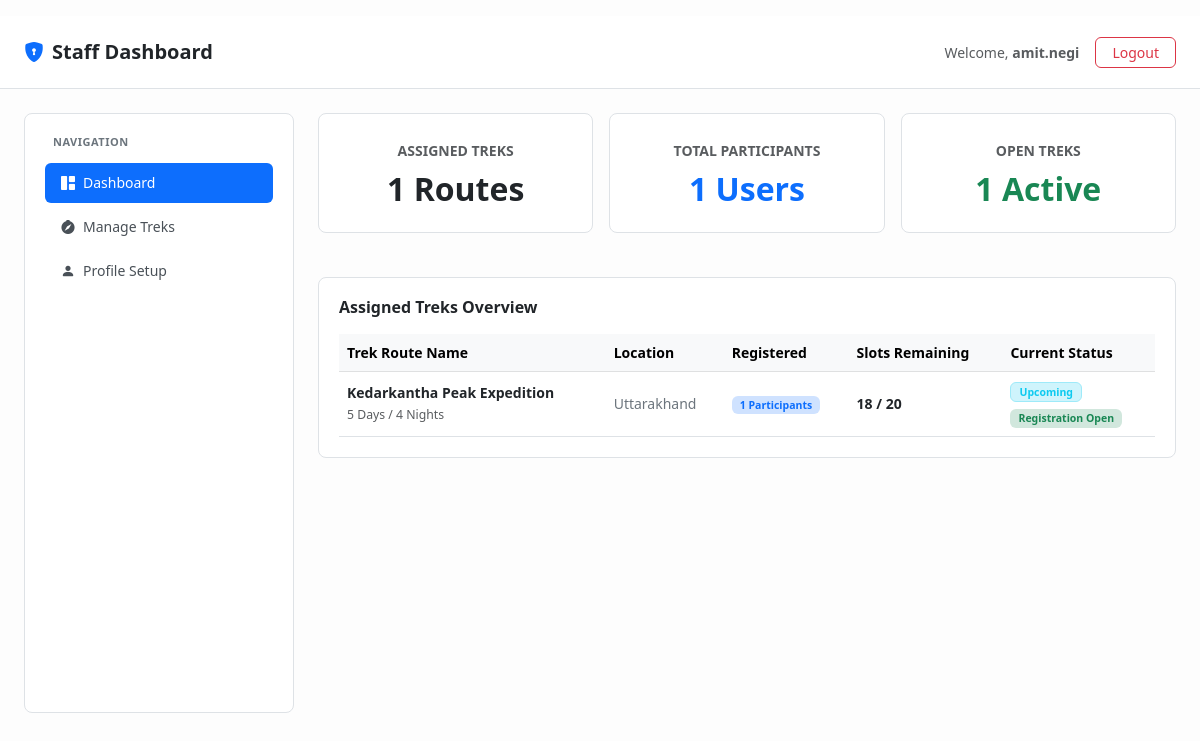
Page /staff/dashboard (signed in) on the earlier database version.
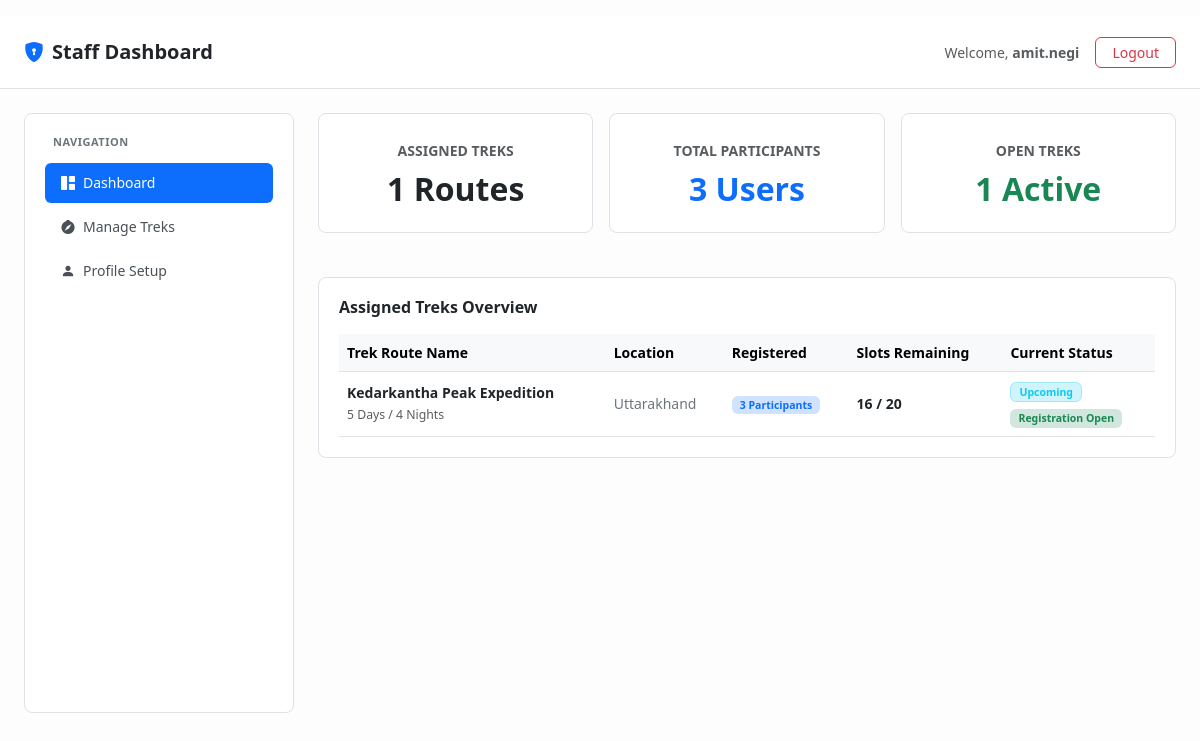
Same page on the later database version.
### models.py (models this page shows)
class Trek(db.Model):
    __tablename__ = 'treks'
    id = db.Column(db.Integer, primary_key=True)
    name = db.Column(db.String(50), nullable=False)
    location = db.Column(db.String(150), nullable=False)
    difficulty = db.Column(db.String(20), nullable=False)
    duration = db.Column(db.String(50), nullable=False)
    total_slots = db.Column(db.Integer, nullable=False)
    available_slots = db.Column(db.Integer, nullable=False)
    assigned_staff_id = db.Column(db.Integer, db.ForeignKey('users.id'), nullable=True)
    start_date = db.Column(db.Date, nullable=False)
    end_date = db.Column(db.Date, nullable=False)
    description = db.Column(db.Text, nullable=False)
    price = db.Column(db.Float, nullable=False)
    status = db.Column(db.String(20), nullable=False, default='Upcoming')
    bookings = db.relationship('Booking', backref='trek', lazy=True)

### app.py (the view)
@app.route('/staff/dashboard',methods = ['GET'])
@login_required
def staff_dashboard():
    return staff_dashboard_logic()

### app.py (called while the page is built)
@login_manager.user_loader
def load_user(user_id):
    return User.query.get(int(user_id))

### routes/staff.py (called while the page is built)
def staff_dashboard_logic():
    if current_user.role != 'staff':
        flash("Access denied. Staff credential required.", "danger")
        return redirect(url_for('login'))
    if not current_user.is_approved:
        from flask_login import logout_user
        logout_user()
        flash("Your account has been terminated by admin.", "danger")
        return redirect(url_for('login'))
    assigned_treks = Trek.query.filter_by(assigned_staff_id=current_user.id).all()
    open_treks_count = sum(1 for t in assigned_treks if t.available_slots > 0)
    total_participants_counts = sum(len(trek.bookings) for trek in assigned_treks)
    return render_template(
        'staff_dashboard.html',
        assigned_treks=assigned_treks,
        open_treks_count=open_treks_count,
        total_participants_counts=total_participants_counts
    )

### templates/staff_dashboard.html (shortened to what the changed rows need)
<!DOCTYPE html>
<html lang="en">
<head>
    <link href="https://cdn.jsdelivr.net/npm/bootstrap@5.3.0/dist/css/bootstrap.min.css" rel="stylesheet">
    <link href="https://cdn.jsdelivr.net/npm/bootstrap-icons@1.10.5/font/bootstrap-icons.css" rel="stylesheet">
</head>
<body>
    <div class="container-fluid px-4">
        <div class="row g-4">
            <div class="col-md-9">
                <div class="tab-content" id="staffTabContent">
                    <div class="tab-pane fade show active" id="dashboard-pane" role="tabpanel">
                        <div class="row g-3 mb-4">
                            <div class="col-md-4">
                                <div class="bento-card text-center py-4">
                                    <h2 class="fw-bold mt-2 mb-0 text-dark">{{ assigned_treks|length }} Routes</h2>
                                </div>
                            </div>
                            <div class="col-md-4">
                                <div class="bento-card text-center py-4">
                                    <span class="text-uppercase text-muted small fw-bold tracking-wide">Total Participants</span>
                                    <h2 class="fw-bold mt-2 mb-0 text-primary">{{ total_participants_counts }} Users</h2>
                                </div>
                            </div>
                            <div class="col-md-4">
                                <div class="bento-card text-center py-4">
                                    <h2 class="fw-bold mt-2 mb-0 text-success">{{ open_treks_count }} Active</h2>
                                </div>
                            </div>
                        </div>
                        <div class="bento-card">
                            <div class="table-responsive">
                                <table class="table table-hover align-middle mb-0" style="font-size: 14px;">
                                    <thead class="table-light text-muted">
                                        <tr>
                                            <th>Trek Route Name</th>
                                            <th>Location</th>
                                            <th>Registered</th>
                                            <th>Slots Remaining</th>
                                            <th>Current Status</th>
                                        </tr>
                                    </thead>
                                    <tbody>
                                        {% for trek in assigned_treks %}
                                        <tr>
                                            <td>
                                                <span class="fw-bold text-dark">{{ trek.name }}</span><br>
                                                <small class="text-muted">{{ trek.duration if trek.duration else 'N/A' }}</small>
                                            </td>
                                            <td class="text-secondary">{{ trek.location }}</td>
                                            <td><span class="badge bg-primary-subtle text-primary px-2 py-1">{{ trek.bookings|length }} Participants</span></td>
                                            <td class="fw-semibold text-dark">{{ trek.available_slots }} / {{ trek.total_slots }}</td>
                                            <td>
                                                <span class="badge bg-info-subtle text-info border border-info-subtle px-2 py-1 mb-1">{{ trek.status if trek.status else 'Upcoming' }}</span><br>
                                                {% if trek.available_slots > 0 %}
                                                <span class="badge bg-success-subtle text-success px-2 py-1">Registration Open</span>
                                                {% else %}
                                                <span class="badge bg-danger-subtle text-danger px-2 py-1">Closed / Full</span>
                                                {% endif %}
                                            </td>
                                        </tr>
                                        {% else %}
                                        <tr>
                                            <td colspan="5" class="text-center text-muted py-4"><i class="bi bi-exclamation-circle me-1"></i> No assigned treks found.</td>
                                        </tr>
                                        {% endfor %}
                                    </tbody>
                                </table>
                            </div>
                        </div>
                    </div>
                </div>
            </div>
        </div>
    </div>
</body>
</html>

Differences in the rows shown:
changed Trek "Kedarkantha Peak Expedition": bookings|length "1" → "3"; available_slots "18" → "16"
Other differences:
{{ total_participants_counts }}: "1" → "3"
